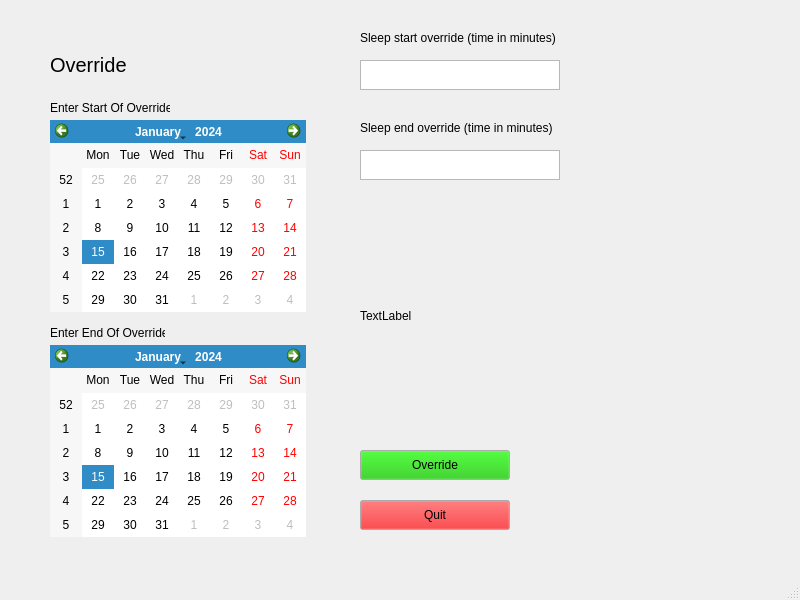
<?xml version="1.0" encoding="UTF-8"?>
<ui version="4.0">
 <class>MainWindow</class>
 <widget class="QMainWindow" name="MainWindow">
  <property name="geometry">
   <rect>
    <x>0</x>
    <y>0</y>
    <width>800</width>
    <height>600</height>
   </rect>
  </property>
  <property name="windowTitle">
   <string>MainWindow</string>
  </property>
  <widget class="QWidget" name="centralwidget">
   <widget class="QLabel" name="title">
    <property name="geometry">
     <rect>
      <x>50</x>
      <y>50</y>
      <width>300</width>
      <height>30</height>
     </rect>
    </property>
    <property name="font">
     <font>
      <pointsize>15</pointsize>
     </font>
    </property>
    <property name="text">
     <string>Override</string>
    </property>
   </widget>
   <widget class="QCalendarWidget" name="startCalendar">
    <property name="geometry">
     <rect>
      <x>50</x>
      <y>120</y>
      <width>256</width>
      <height>192</height>
     </rect>
    </property>
   </widget>
   <widget class="QLabel" name="startLabel">
    <property name="geometry">
     <rect>
      <x>50</x>
      <y>100</y>
      <width>120</width>
      <height>15</height>
     </rect>
    </property>
    <property name="text">
     <string>Enter Start Of Override</string>
    </property>
   </widget>
   <widget class="QLabel" name="endLabel">
    <property name="geometry">
     <rect>
      <x>50</x>
      <y>325</y>
      <width>115</width>
      <height>15</height>
     </rect>
    </property>
    <property name="text">
     <string>Enter End Of Override</string>
    </property>
   </widget>
   <widget class="QCalendarWidget" name="endCalendar">
    <property name="geometry">
     <rect>
      <x>50</x>
      <y>345</y>
      <width>256</width>
      <height>192</height>
     </rect>
    </property>
   </widget>
   <widget class="QLabel" name="sleepStartShiftLabel">
    <property name="geometry">
     <rect>
      <x>360</x>
      <y>30</y>
      <width>200</width>
      <height>15</height>
     </rect>
    </property>
    <property name="text">
     <string>Sleep start override (time in minutes)</string>
    </property>
   </widget>
   <widget class="QLabel" name="sleepEndShiftLabel">
    <property name="geometry">
     <rect>
      <x>360</x>
      <y>120</y>
      <width>200</width>
      <height>15</height>
     </rect>
    </property>
    <property name="text">
     <string>Sleep end override (time in minutes)</string>
    </property>
   </widget>
   <widget class="QPushButton" name="overrideConfirm">
    <property name="geometry">
     <rect>
      <x>360</x>
      <y>450</y>
      <width>150</width>
      <height>30</height>
     </rect>
    </property>
    <property name="palette">
     <palette>
      <active>
       <colorrole role="Button">
        <brush brushstyle="SolidPattern">
         <color alpha="255">
          <red>19</red>
          <green>193</green>
          <blue>0</blue>
         </color>
        </brush>
       </colorrole>
      </active>
      <inactive>
       <colorrole role="Button">
        <brush brushstyle="SolidPattern">
         <color alpha="255">
          <red>19</red>
          <green>193</green>
          <blue>0</blue>
         </color>
        </brush>
       </colorrole>
      </inactive>
      <disabled>
       <colorrole role="Button">
        <brush brushstyle="SolidPattern">
         <color alpha="255">
          <red>19</red>
          <green>193</green>
          <blue>0</blue>
         </color>
        </brush>
       </colorrole>
      </disabled>
     </palette>
    </property>
    <property name="text">
     <string>Override</string>
    </property>
   </widget>
   <widget class="QPushButton" name="quit">
    <property name="geometry">
     <rect>
      <x>360</x>
      <y>500</y>
      <width>150</width>
      <height>30</height>
     </rect>
    </property>
    <property name="palette">
     <palette>
      <active>
       <colorrole role="Button">
        <brush brushstyle="SolidPattern">
         <color alpha="255">
          <red>240</red>
          <green>0</green>
          <blue>4</blue>
         </color>
        </brush>
       </colorrole>
      </active>
      <inactive>
       <colorrole role="Button">
        <brush brushstyle="SolidPattern">
         <color alpha="255">
          <red>240</red>
          <green>0</green>
          <blue>4</blue>
         </color>
        </brush>
       </colorrole>
      </inactive>
      <disabled>
       <colorrole role="Button">
        <brush brushstyle="SolidPattern">
         <color alpha="255">
          <red>240</red>
          <green>0</green>
          <blue>4</blue>
         </color>
        </brush>
       </colorrole>
      </disabled>
     </palette>
    </property>
    <property name="text">
     <string>Quit</string>
    </property>
   </widget>
   <widget class="QTextEdit" name="sleepShiftStart">
    <property name="geometry">
     <rect>
      <x>360</x>
      <y>60</y>
      <width>200</width>
      <height>30</height>
     </rect>
    </property>
   </widget>
   <widget class="QTextEdit" name="sleepShiftEnd">
    <property name="geometry">
     <rect>
      <x>360</x>
      <y>150</y>
      <width>200</width>
      <height>30</height>
     </rect>
    </property>
   </widget>
   <widget class="QLabel" name="info">
    <property name="geometry">
     <rect>
      <x>360</x>
      <y>200</y>
      <width>351</width>
      <height>231</height>
     </rect>
    </property>
    <property name="text">
     <string>TextLabel</string>
    </property>
   </widget>
  </widget>
  <widget class="QMenuBar" name="menubar">
   <property name="geometry">
    <rect>
     <x>0</x>
     <y>0</y>
     <width>800</width>
     <height>33</height>
    </rect>
   </property>
  </widget>
  <widget class="QStatusBar" name="statusbar"/>
 </widget>
 <resources/>
 <connections/>
</ui>
